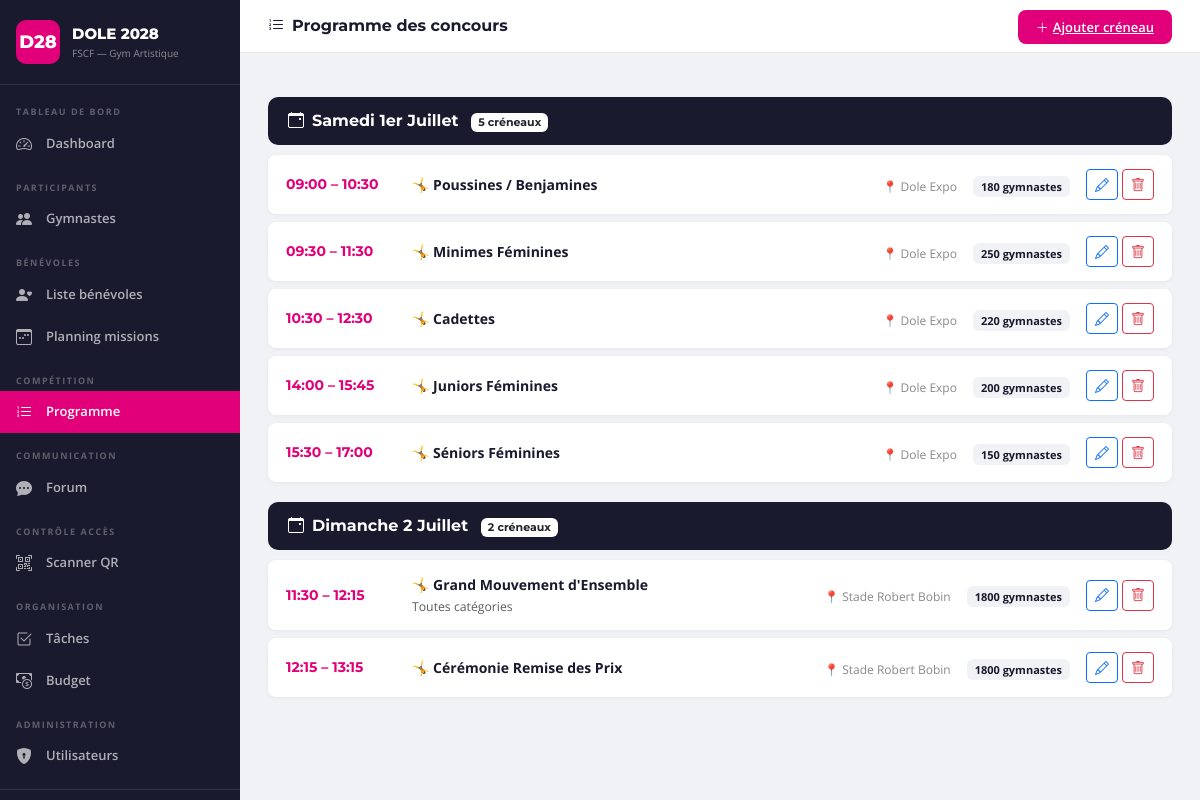
Screenshot of /programme (signed in) with the database file from the repository.
### tables this page shows
CREATE TABLE programme (
            id INTEGER PRIMARY KEY AUTOINCREMENT,
            categorie TEXT NOT NULL,
            site TEXT NOT NULL,
            jour TEXT NOT NULL,
            heure_debut TEXT NOT NULL,
            heure_fin TEXT NOT NULL,
            nb_gymnastes INTEGER DEFAULT 0,
            notes TEXT DEFAULT '',
            ordre INTEGER DEFAULT 0
        );

### app.py (the view)
@app.route('/programme')
@login_required
def programme():
    conn = get_db()
    items = conn.execute('SELECT * FROM programme ORDER BY ordre,heure_debut').fetchall()
    conn.close()
    by_day = {}
    for it in items:
        by_day.setdefault(it['jour'], []).append(it)
    return render_template('programme.html', by_day=by_day)

### app.py (called while the page is built)
def get_db():
    conn = sqlite3.connect(DATABASE)
    conn.row_factory = sqlite3.Row
    return conn

@login_manager.user_loader
def load_user(uid):
    conn = get_db()
    row = conn.execute('SELECT * FROM users WHERE id=?', (uid,)).fetchone()
    conn.close()
    return User(row) if row else None

    @property
    def is_admin(self): return self.role == 'admin'

    @property
    def is_staff(self): return self.role in ('admin', 'responsable')

    @property
    def full_name(self): return f"{self.prenom} {self.nom}"

### templates/programme.html (shortened to what this page needs)
{% extends 'base.html' %}
{% block page_title %}<i class="bi bi-list-ol me-2"></i>Programme des concours{% endblock %}
{% block topbar_actions %}
{% if current_user.is_admin %}
<a href="{{ url_for('programme_new') }}" class="btn-fscf"><i class="bi bi-plus-lg me-1"></i>Ajouter créneau</a>
{% endif %}
{% endblock %}
{% block content %}
{% if by_day %}
  {% for day, items in by_day.items() %}
  <div class="prog-day-header">
    <i class="bi bi-calendar-event me-2"></i>{{ day }}
    <span class="ms-2 badge bg-white text-dark" style="font-size:11px;">{{ items|length }} créneaux</span>
  </div>
  {% for it in items %}
  <div class="prog-row">
    <div class="prog-time">{{ it.heure_debut }} – {{ it.heure_fin }}</div>
    <div class="prog-cat">
      🤸 {{ it.categorie }}
      {% if it.notes %}<br><small class="text-muted fw-normal">{{ it.notes }}</small>{% endif %}
    </div>
    <div class="text-center"><span class="prog-site">📍 {{ it.site }}</span></div>
    {% if it.nb_gymnastes > 0 %}
    <div><span class="prog-nb">{{ it.nb_gymnastes }} gymnastes</span></div>
    {% endif %}
    {% if current_user.is_admin %}
    <div class="ms-auto d-flex gap-1">
      <a href="{{ url_for('programme_edit', id=it.id) }}" class="btn btn-sm btn-outline-primary"><i class="bi bi-pencil"></i></a>
      <form method="POST" action="{{ url_for('programme_del', id=it.id) }}" onsubmit="return confirm('Supprimer ce créneau ?')">
        <button type="submit" class="btn btn-sm btn-outline-danger"><i class="bi bi-trash"></i></button>
      </form>
    </div>
    {% endif %}
  </div>
  {% endfor %}
  {% endfor %}
{% else %}
<div class="text-center py-5 text-muted">
  <i class="bi bi-calendar-x fs-1 d-block mb-3"></i>
  <p>Aucun créneau dans le programme.</p>
  {% if current_user.is_admin %}<a href="{{ url_for('programme_new') }}" class="btn-fscf">Ajouter le premier créneau</a>{% endif %}
</div>
{% endif %}
{% endblock %}

### static/css/style.css (style rules this page uses)
:root { --pink: #E2007A; --navy: #1a1a2e; --blue: #0066CC; --green: #009944; --sidebar-w: 240px; }
* { box-sizing: border-box; }
body { font-family: 'Open Sans', sans-serif; background: #f0f2f5; margin: 0; }
.btn-fscf { background: var(--pink); color: white; border: none; border-radius: 8px; padding: 8px 18px; font-weight: 600; font-size: 13px; cursor: pointer; transition: background .15s; }
.prog-day-header { background: var(--navy); color: white; padding: 12px 20px; border-radius: 10px; margin: 20px 0 10px; font-family: 'Montserrat', sans-serif; font-weight: 700; }
.prog-row { background: white; border-radius: 8px; padding: 14px 18px; margin-bottom: 8px; display: flex; align-items: center; gap: 16px; box-shadow: 0 1px 4px rgba(0,0,0,.05); }
.prog-time { font-family: 'Montserrat', sans-serif; font-weight: 700; color: var(--pink); min-width: 110px; font-size: 14px; }
.prog-cat { font-weight: 700; font-size: 14px; color: var(--navy); flex: 1; }
.prog-site { font-size: 12px; color: #888; }
.prog-nb { background: #f0f2f5; border-radius: 6px; padding: 3px 8px; font-size: 11px; font-weight: 700; color: var(--navy); }

### rows the page displays
programme: jour "Samedi 1er Juillet", items "5", heure_debut "09:00", heure_fin "10:30", categorie "Poussines / Benjamines", site "Dole Expo", nb_gymnastes "180"
programme: heure_debut "09:30", heure_fin "11:30", categorie "Minimes Féminines", site "Dole Expo", nb_gymnastes "250"
programme: heure_debut "10:30", heure_fin "12:30", categorie "Cadettes", site "Dole Expo", nb_gymnastes "220"
programme: heure_debut "14:00", heure_fin "15:45", categorie "Juniors Féminines", site "Dole Expo", nb_gymnastes "200"
programme: heure_debut "15:30", heure_fin "17:00", categorie "Séniors Féminines", site "Dole Expo", nb_gymnastes "150"
programme: jour "Dimanche 2 Juillet", items "2", heure_debut "11:30", heure_fin "12:15", categorie "Grand Mouvement d'Ensemble", notes "Toutes catégories", site "Stade Robert Bobin", nb_gymnastes "1800"
programme: heure_debut "12:15", heure_fin "13:15", categorie "Cérémonie Remise des Prix", site "Stade Robert Bobin", nb_gymnastes "1800"
